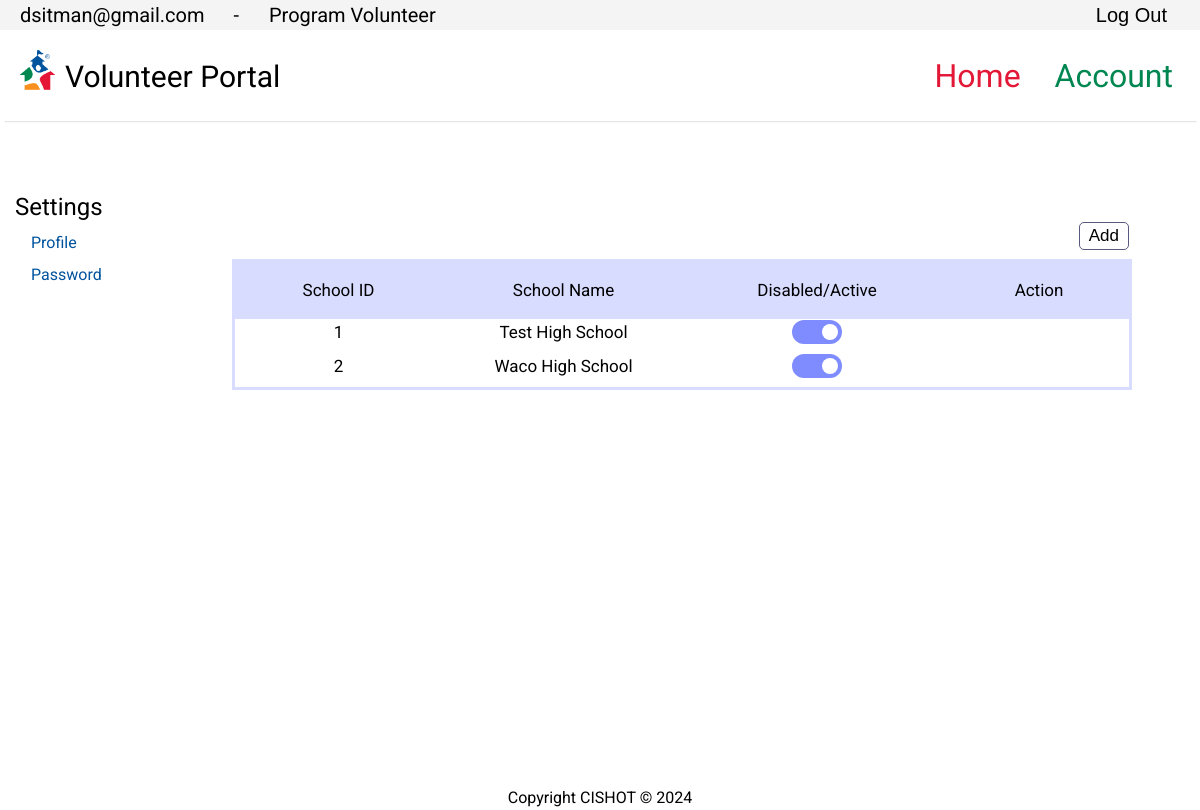
Page /Schools.php (signed in) on the committed database.
### tables this page shows
CREATE TABLE `school_list` (
  `schoolID` int(11) NOT NULL,
  `school_name` varchar(320) NOT NULL,
  `on_off` tinyint(1) NOT NULL DEFAULT 0
);

### Schools.php (the view, shortened to what this page needs)
<!DOCTYPE html>
<?php
	require_once('database.php');
	$querySchool = 'SELECT *
					FROM school_list';
	$statementSchool = $db->prepare($querySchool);
	$statementSchool->execute();
	$SchoolMulti = $statementSchool->fetchAll();
?>
<html>
	<head>
		<link rel="stylesheet" href="css_reset.css">
		<link rel="stylesheet" href="header_template.css">
		<link rel="stylesheet" href="schools_template.css">
		<link rel="stylesheet" href="footer_template.css">
	</head>
	<body>
		<div class='Notice'>
			<a class='usertag'><?php echo $_SESSION["user"];?></a>
			<a class='dashbetween'> - </a>
			<a class='roletag'><?php echo $_SESSION["user_level"];?><a>
			<form class ="logOut" action="" method="POST"><input type="submit" value="Log Out" name='logOutbutton'></form>
		</div>
		<div id="wrapper">
			<header>
				<div class="header">
					<img src="images/CIS Side Icon.png">
					<h1>Volunteer Portal</h1>
				</div>
			</header>
			<nav>
				<?php if (isset($_SESSION["is_administator"]) || isset($_SESSION["is_moderator"]) || isset($_SESSION["is_user"])){?>
				<a class='Home' href="Home.php">Home</a>
				<?php }; ?>
				<?php if (isset($_SESSION["is_administator"]) || isset($_SESSION["is_moderator"]) || isset($_SESSION["is_user"])) {?>
				<a class='Account' href="Account.php">Account</a>
				<?php }; ?>
			</nav>
			<main>
			<div class='dashboard'>
			<hr></hr><br>
			<div class='subNav'>
					<div class='Settings'><br>
						<a class='SubNavTitle'>Settings</a><br><br>
						&emsp;<a class='linkPage' href='Profile.php'>Profile</a><br><br>
						&emsp;<a class='linkPage' href='Password.php'>Password</a><br><br>
					</div>
				</div>
				<div class='WebGut'>
					<div class='CreateSchoolSect'>
					<form class ="addSchoolButton" action="AddSchoolPU.php" method="POST" id='mainForm'><input type="submit" value="Add" name='addSchools'></form>
					<div class='Scroll'>
					<table class ='school_list'>
							<thead>
								<tr>
									<th>School ID</th>
									<th>School Name</th>
									<th>Disabled/Active</th>
									<th>Action</th>
								</tr>
							</thead>
							<?php foreach ($SchoolMulti as $SchoolSingle): ?>
							<?php
							$grabIDSchool = $SchoolSingle['schoolID'];
							$queryFilter = 'SELECT delete_fact
											FROM deleted_schools
											WHERE schoolID = :grabIDSchool;';
							$statementFilter = $db->prepare($queryFilter);
							$statementFilter->bindValue(':grabIDSchool', $grabIDSchool);
							$statementFilter->execute();
							$checkQuery = $statementFilter->fetch();
							?>
							<?php if ($checkQuery['delete_fact'] == FALSE){
							?>
							<tbody>
								<td><?php echo $SchoolSingle['schoolID'];?></td>
								<td><?php echo $SchoolSingle['school_name'];?></td>
								<td>
									<form action="" method="post">
										<label class="switch">
											<span class="slider round"></span>
										</label>
									</form>
								</td>
								<td>
								<?php if (isset($_SESSION["is_administator"])){?>
											<form class ="deleteSchoolButton" action="deleteSchoolPU.php" method="POST">
											<input type='hidden' name='schoolIDDelete' value='<?php echo $SchoolSingle['schoolID'];?>'>
											<input type='submit' value='Delete' name='deleteSchool'>
											</form>
								<?php }; ?></td>
							</tbody>
							<?php }; ?>
							<?php endforeach;?>
						</table>
						</div>
					</div>
				</div>
		</main>
		</div>
	</body>
	<footer>
		<p>Copyright CISHOT &copy; <?php echo date('Y');?></p>
	</footer>
</html>

### header_template.css (style rules this page uses)
html { width: auto; height: auto; }
header { width: auto; max-width: 100px; height: fit-content; position: relative; left: 10px; top: 20px; }
.header img { margin-top: auto; margin-bottom: auto; position: relative; max-width: 35px; max-height: auto; float: left; padding-left: 10px; padding-right: 10px; }
.header h1 { width:300px; height:auto; position: relative; right: 0px; top: 10px; font-size: 30px; padding-top: 2px; padding-left: 50px; }
body { background-color: white; height: 100%; width: auto; font-family: "Roboto", sans-serif; }
#wrapper { width: auto; height: 100%; margin-left: auto; margin-right: auto; margin-bottom: 20px; }
nav { position: absolute; top:60px; right: 1%; width: auto; height: auto; }
.Home { color: #E21836; text-decoration: none; background-color: white; padding-top: 26px; padding-bottom: 25px; padding-left: 15px; padding-right: 15px; height: auto; width: auto; font-size: xx-large; }
.Account { color: #008751; background-color: white; text-decoration: none; padding-top: 26px; padding-bottom: 25px; padding-left: 15px; padding-right: 15px; height: auto; width: auto; font-size: xx-large; }
main { width: 100%; height: auto; position: relative; top: 49px; margin-left: auto; }
.Notice { background-color: rgb(244, 244, 244); color: Black; width: auto; height: auto; position: relative; top: 0px; margin: auto; overflow: hidden; padding-right: 9px; padding-top: 5px; padding-bottom: 5px; z-index: 1; text-align: left; }
.dashbetween { font-size: 20px; padding: 5px; padding-left: 20px; width: auto; height: auto; margin: auto; }
.usertag { font-size: 20px; padding: 5px; padding-left: 20px; width: auto; height: auto; margin: auto; }
.roletag { font-size: 20px; padding: 5px; padding-left: 20px; width: auto; height: auto; margin: auto; }
.logOut { font-size: 20px; padding: 5px; width: auto; height: auto; margin: auto; position: absolute; top: -2px; right: 22px; float: right; background-color: Transparent; border: none; cursor:pointer; overflow: hidden; }
.logOut input[type=submit] { font-size: 20px; background-color: Transparent; border: none; cursor:pointer; overflow: hidden; }

### footer_template.css (style rules this page uses)
footer { text-align: center; margin: auto; text-wrap: nowrap; width: auto; top: 250px; padding-top: 100px; height: 20px; }

### rows in the picture
school_list: schoolID "1", school_name "Test High School"
school_list: schoolID "2", school_name "Waco High School"

### other values in the picture
$_SESSION["user"] "dsitman@gmail.com"
$_SESSION["user_level"] "Program Volunteer"
